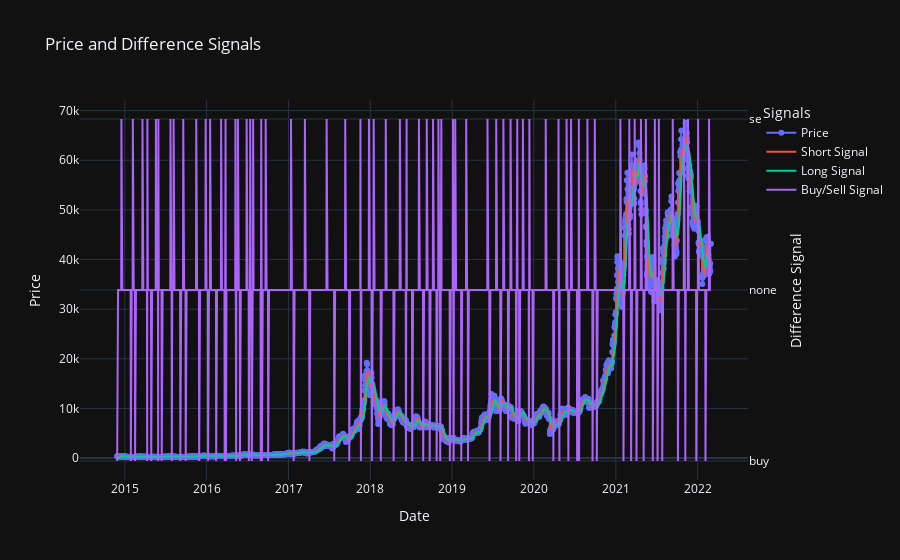

The notebook cell saved with this chart:
### Markdown cell above
The above plot is interactive, you can zoom in to certain regions of the graph.

### Code cell
from signals import buysell_signals

def plot_signals_with_difference(data: pd.DataFrame):
    price, date = data['close'].values, data['date'].values

    short_filter = sma_filter(10)
    long_filter = sma_filter(20)
    short_signal = wma_signal(price, short_filter)
    long_signal = wma_signal(price, long_filter)
    buy_sell_signal = buysell_signals(short_signal, long_signal)

    fig = go.Figure()
    fig.add_trace(go.Scatter(x=date, y=price, mode='lines+markers', name='Price', line_shape='spline'))
    fig.add_trace(go.Scatter(x=date, y=short_signal, mode='lines', name='Short Signal', line_shape='spline'))
    fig.add_trace(go.Scatter(x=date, y=long_signal, mode='lines', name='Long Signal', line_shape='spline'))
    fig.add_trace(go.Scatter(x=date, y=buy_sell_signal, yaxis="y2", mode='lines', name='Buy/Sell Signal'))

    fig.update_layout(
        title="Price and Difference Signals",
        xaxis_title="Date",
        yaxis_title="Price",
        yaxis2=dict(title="Difference Signal", overlaying='y', side='right'),
        legend_title="Signals",
        template="plotly_dark"
    )

    fig.show()

dataset = KaggleDataset(timescale="Daily")
plot_signals_with_difference(dataset.df)

### Figure 1 — Plotly figure (JSON) as saved in the notebook; plotly's stock layout.template omitted (floating-point values rounded to 4 significant figures; data arrays with more than 128 entries replaced by an {"elided": "..."} marker saying what was removed)
{"data": [{"line": {"shape": "spline"}, "mode": "lines+markers", "name": "Price", "type": "scatter", "x": {"elided": "2651 str values"}, "y": {"elided": "2651 float values"}}, {"line": {"shape": "spline"}, "mode": "lines", "name": "Short Signal", "type": "scatter", "x": {"elided": "2651 str values"}, "y": {"elided": "2651 float values"}}, {"line": {"shape": "spline"}, "mode": "lines", "name": "Long Signal", "type": "scatter", "x": {"elided": "2651 str values"}, "y": {"elided": "2651 float values"}}, {"mode": "lines", "name": "Buy/Sell Signal", "type": "scatter", "x": {"elided": "2651 str values"}, "y": {"elided": "2651 str values"}, "yaxis": "y2"}], "layout": {"legend": {"title": {"text": "Signals"}}, "title": {"text": "Price and Difference Signals"}, "xaxis": {"title": {"text": "Date"}}, "yaxis": {"title": {"text": "Price"}}, "yaxis2": {"overlaying": "y", "side": "right", "title": {"text": "Difference Signal"}}}}
